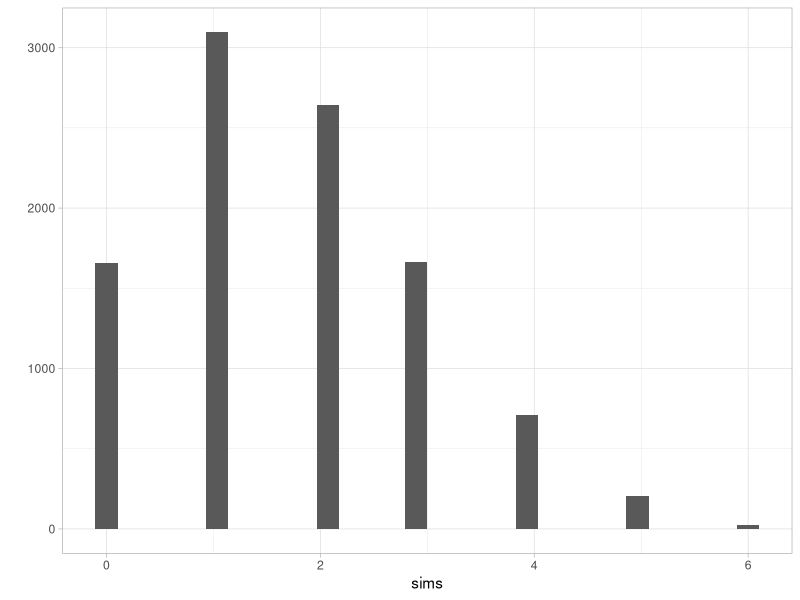

Write the R code that produced this figure.
## ---- chunk 1
ggplot2::theme_set(ggplot2::theme_light())
library(tidyverse)
library(patchwork)
library(kableExtra)
## ---- chunk 2
probs_x <- rep(1/6, 6)
probs_y_x = 0.5^(1:6)
sum(probs_y_x * probs_x)
## ---- chunk 3
#| code-fold: show  
simular_soles <- function(){
   dado <- sample(1:6, 1)
   soles <- sample(c("sol", "águila"), dado, replace = TRUE)
   num_soles = sum(as.numeric(soles == "sol"))
   num_soles
}
set.seed(82332)
simular_soles()
## ---- chunk 4
sims <- map_dbl(1:10000, ~ simular_soles())
qplot(sims)
## ---- chunk 5
sum(sims==0) / length(sims)
